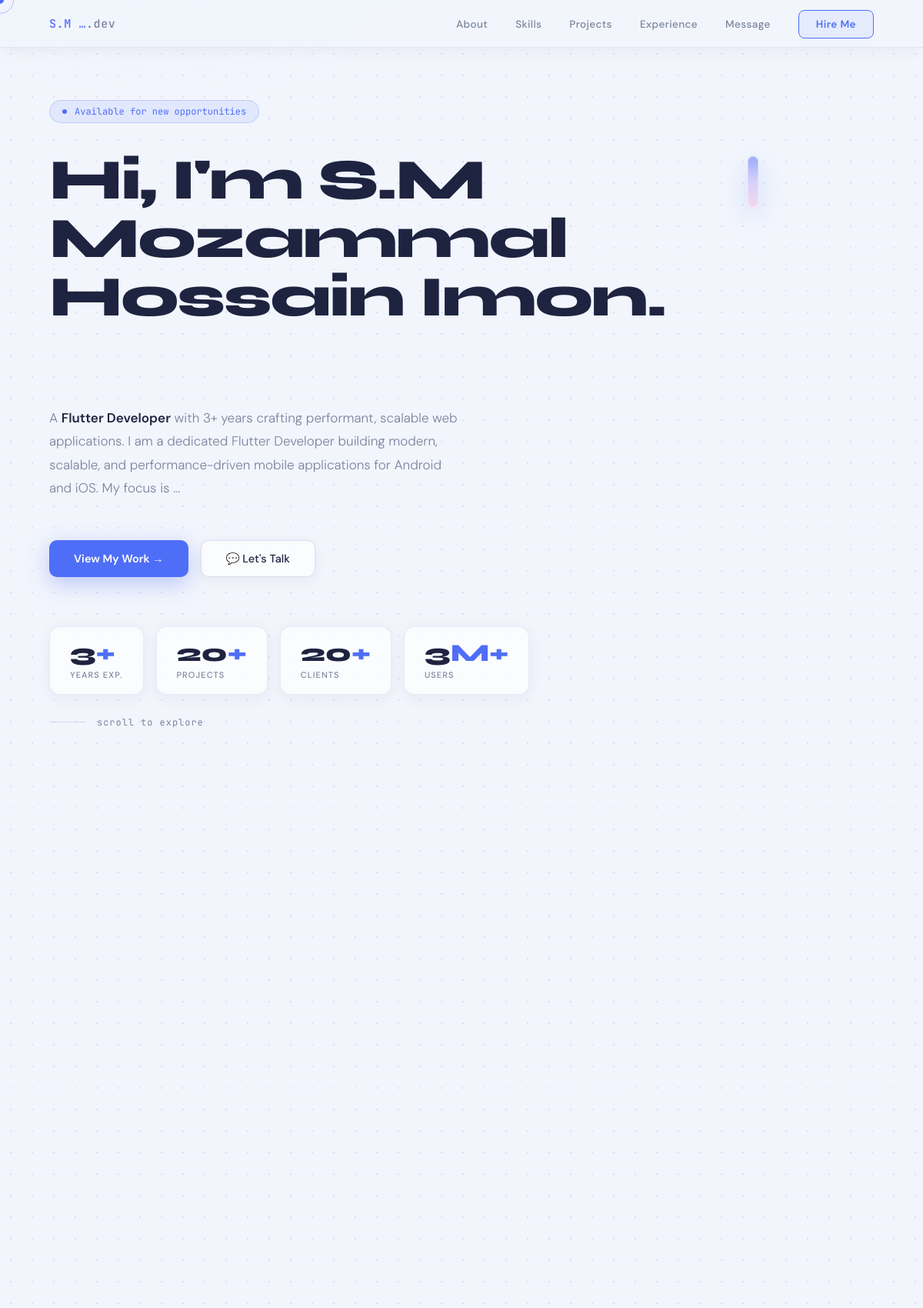
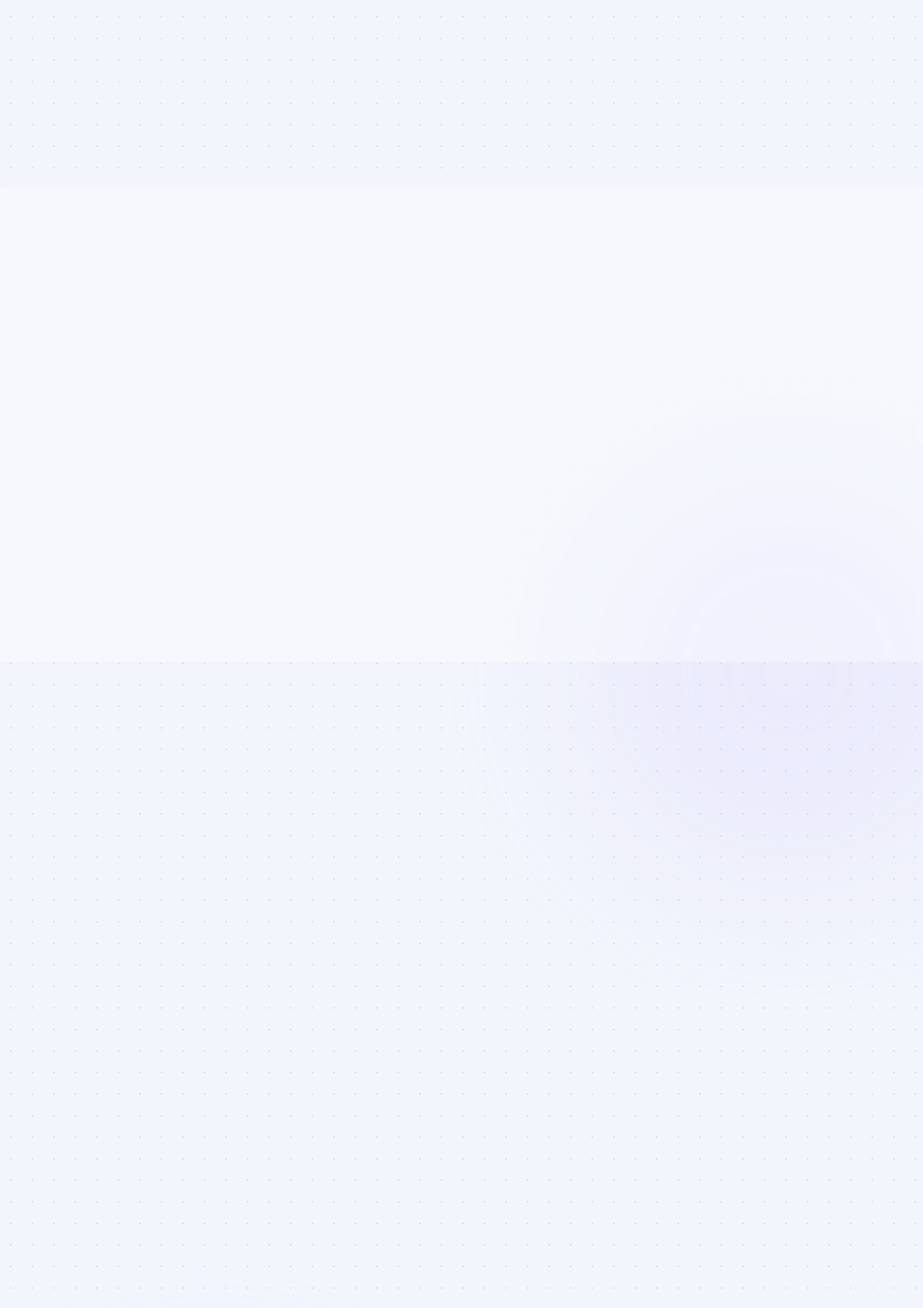
The page /portfolio/ (upper part) on the database its author committed (2 pictures, top to bottom).
### portfolio/models.py (models this page shows, shortened)
class Portfolio(models.Model):
    user = models.OneToOneField(
        User, on_delete=models.CASCADE, related_name="portfolio"
    )
    name = models.CharField(max_length=200)
    professional_title = models.CharField(
        max_length=200, help_text="e.g., Flutter & Django Developer"
    )
    bio = models.TextField(help_text="Short professional bio")
    tagline = models.CharField(max_length=500, help_text="Your professional tagline")
    profile_image = models.ImageField(upload_to="portfolio/", blank=True, null=True)
    background_image = models.ImageField(
        upload_to="portfolio/backgrounds/", blank=True, null=True
    )
    email = models.EmailField()
    phone = models.CharField(max_length=20, blank=True)
    location = models.CharField(max_length=200, blank=True)
    github_url = models.URLField(blank=True)
    linkedin_url = models.URLField(blank=True)
    twitter_url = models.URLField(blank=True)
    portfolio_url = models.URLField(blank=True)
    years_experience = models.IntegerField(default=1, validators=[MinValueValidator(1)])
    projects_completed = models.IntegerField(
        default=0, validators=[MinValueValidator(0)]
    )
    happy_clients = models.IntegerField(default=0, validators=[MinValueValidator(0)])
    created_at = models.DateTimeField(auto_now_add=True)
    updated_at = models.DateTimeField(auto_now=True)
    class Meta:
        ordering = ["-updated_at"]

### portfolio/views.py (the view, shortened to what this page needs)
# urls.py: path("", views.portfolio_page, name="portfolio-home"),
def portfolio_page(request, username=None):
    try:
        if username:
            user = get_object_or_404(User, username=username)
            portfolio = get_object_or_404(Portfolio, user=user)
        elif request.user.is_authenticated and hasattr(request.user, "portfolio"):
            portfolio = request.user.portfolio
        else:
            portfolio = Portfolio.objects.first()
        context = {
            "portfolio": portfolio,
            "skills": portfolio.skills.all(),
            "experience": portfolio.experience.all(),
            "projects": portfolio.projects.filter(status="completed"),
            "education": portfolio.education.all(),
            "testimonials": portfolio.testimonials.filter(featured=True),
            "services": portfolio.services.all(),
        }
        return render(request, "portfolio/index.html", context)
    except Exception as e:
        context = {
            "portfolio": None,
            "skills": [],
            "experience": [],
            "projects": [],
            "education": [],
            "testimonials": [],
            "services": [],
            "error": str(e),
        }
        return render(request, "portfolio/index.html", context)

### templates/portfolio/index.html (shortened to what this page needs)
<!DOCTYPE html>
<html lang="en">
  <head>
  </head>
  <body>
    <div class="cursor" id="cursor"></div>
    <div class="cursor-ring" id="cursorRing"></div>
    <div class="blob-layer">
      <div class="blob"></div>
    </div>
    <div class="grid-overlay"></div>
    <div class="page-wrap">
      <nav>
        <div class="nav-logo">
          {{ portfolio.name|truncatewords:1|upper }}<span>.dev</span>
        </div>
        <ul class="nav-links">
          <li>
            <a href="#about">About</a>
          </li>
          <li>
            <a href="#skills">Skills</a>
          </li>
          <li>
            <a href="#projects">Projects</a>
          </li>
          <li>
            <a href="#experience">Experience</a>
          </li>
          <li>
            <a href="#message">Message</a>
          </li>
          <li>
            <a href="#contact" class="nav-cta">Hire Me</a>
          </li>
        </ul>
      </nav>
      <section id="hero">
        <div class="hero-inner">
          <div class="hero-tag">
            <span class="dot"></span>Available for new opportunities
          </div>
          <h1 class="hero-h1">
            <span>Hi, I'm {{ portfolio.name }}.</span><br />
            <br />
          </h1>
          <p class="hero-sub">
            A <strong>{{ portfolio.professional_title }}</strong> with {{ portfolio.years_experience }}+ years crafting performant, scalable web applications. {{ portfolio.bio|truncatewords:20 }}
          </p>
          <div class="hero-ctas">
            <a href="#projects" class="btn-primary">View My Work →</a>
            <a href="#contact" class="btn-outline">💬 Let's Talk</a>
          </div>
          <div class="hero-stats">
            <div class="stat-wrap">
              <div class="stat-num">
                {{ portfolio.years_experience }}<span>+</span>
              </div>
              <div class="stat-label">Years Exp.</div>
            </div>
            <div class="stat-wrap">
              <div class="stat-num">
                {{ portfolio.projects_completed }}<span>+</span>
              </div>
              <div class="stat-label">Projects</div>
            </div>
            <div class="stat-wrap">
              <div class="stat-num">
                {{ portfolio.happy_clients }}<span>+</span>
              </div>
              <div class="stat-label">Clients</div>
            </div>
            <div class="stat-wrap">
              <div class="stat-num">
                3<span>M+</span>
              </div>
              <div class="stat-label">Users</div>
            </div>
          </div>
        </div>
        <div class="hero-scroll-hint">
          <div class="scroll-line"></div><span>scroll to explore</span>
        </div>
      </section>
      <section id="about">
        <div class="about-grid">
        </div>
      </section>
      <section id="skills">
        <div class="skills-grid">
        </div>
      </section>
      <section id="projects">
        <div class="projects-grid">
        </div>
      </section>
    </div>
  </body>
</html>

### rows shown on the page
Portfolio: name "S.M …", name "S.M Mozammal Hossain Imon", professional_title "Flutter Developer", years_experience "3", bio "I am a dedicated Flutter Developer building modern, scalable, and performance-driven mobile applications for Android and iOS. My focus is …", projects_completed "20", happy_clients "20"
